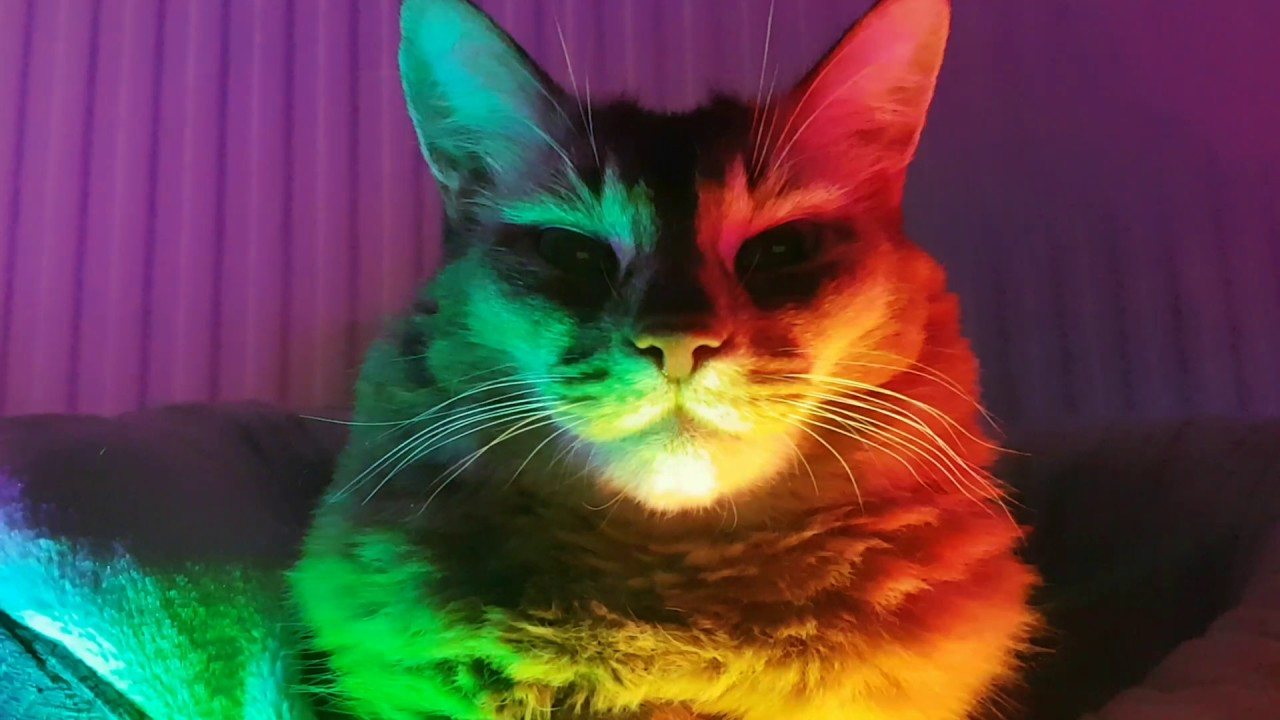
#> input picture images/cat.jpg, 1280 x 720 px, found by its file name
$ python resize.py
#> lines starting #> are read from the running program, lines starting #| are printed output that depends on the picture
import cv2
import numpy as np
img=cv2.imread("./images/cat.jpg")
#> img is the input picture: shape (720, 1280, 3); mean B, G, R 68.7, 70.4, 93.6
print(img.shape)
#| (720, 1280, 3)
img_resize=cv2.resize(img,(300,300))
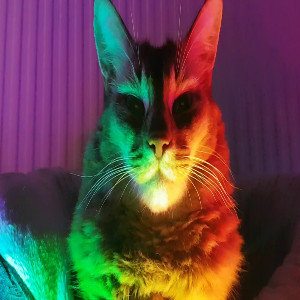
#> img_resize: shape (300, 300, 3); mean B, G, R 68.6, 70.4, 93.5
print(img_resize.shape)
#| (300, 300, 3)
cv2.imshow("window(AngelKhatri-04)",img)
cv2.imwrite("./images/cat_resize.jpg",img_resize)
cv2.imshow("window(AngelKhatri-04)",img_resize)

cv2.waitKey(0)

$ run again, with images/building.jpg copied over images/cat.jpg
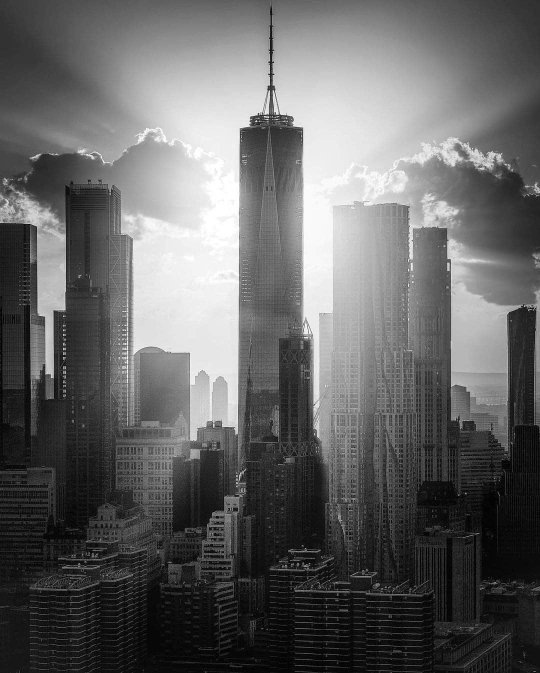
#> input picture images/building.jpg, 1080 x 1346 px, found by its file name (shown at 1/2 size)
#> img is the input picture: shape (1346, 1080, 3); min 0, max 255, mean 100.7
#| (1346, 1080, 3)
#> `img_resize=cv2.resize(img,(300,300))`:
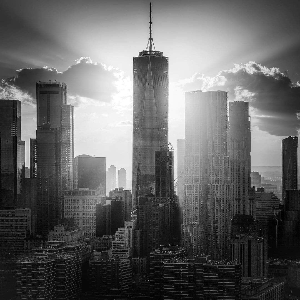
#> img_resize: shape (300, 300, 3); min 0, max 255, mean 100.7
#| (300, 300, 3)
